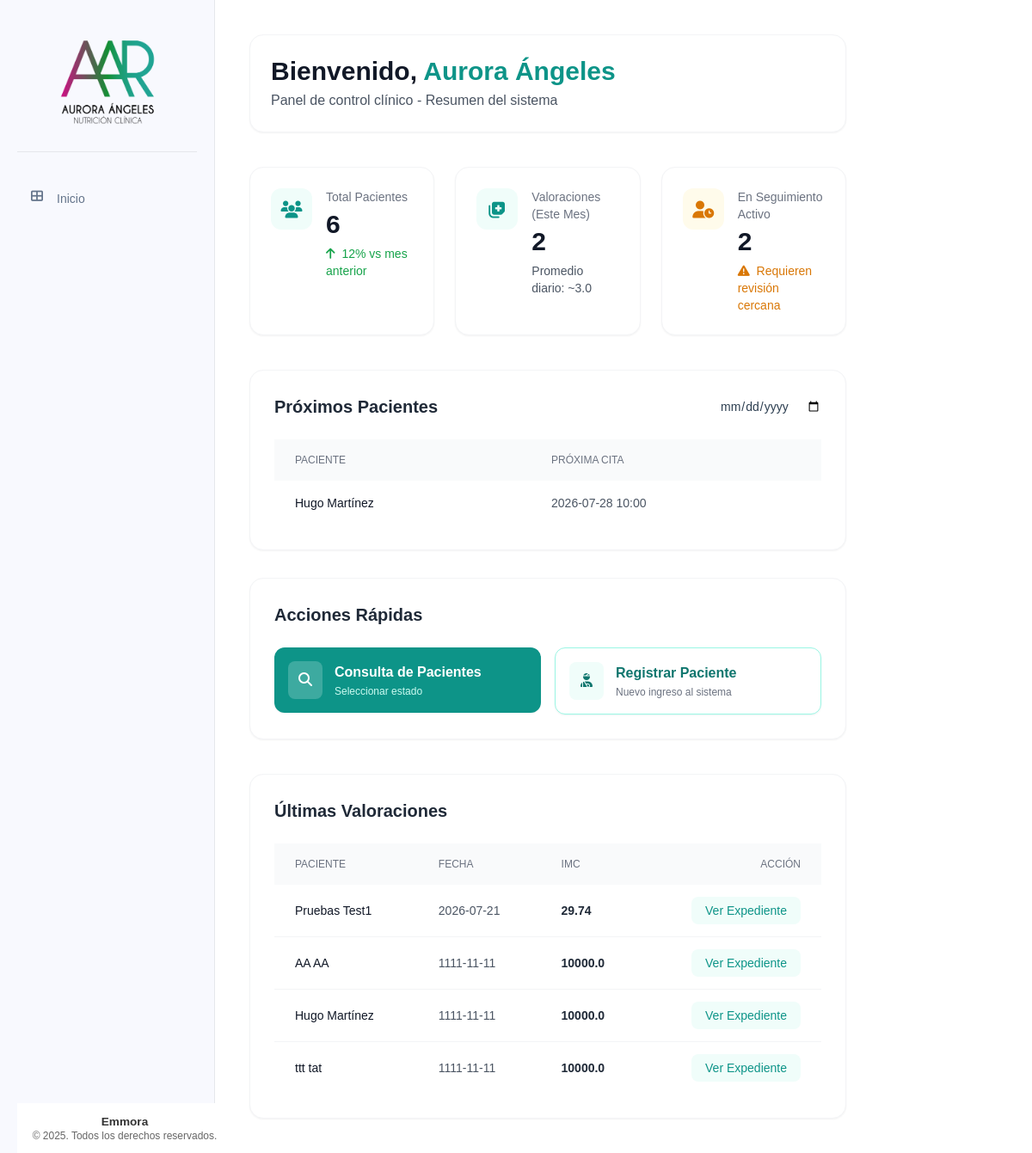
Before: / with the older database file.
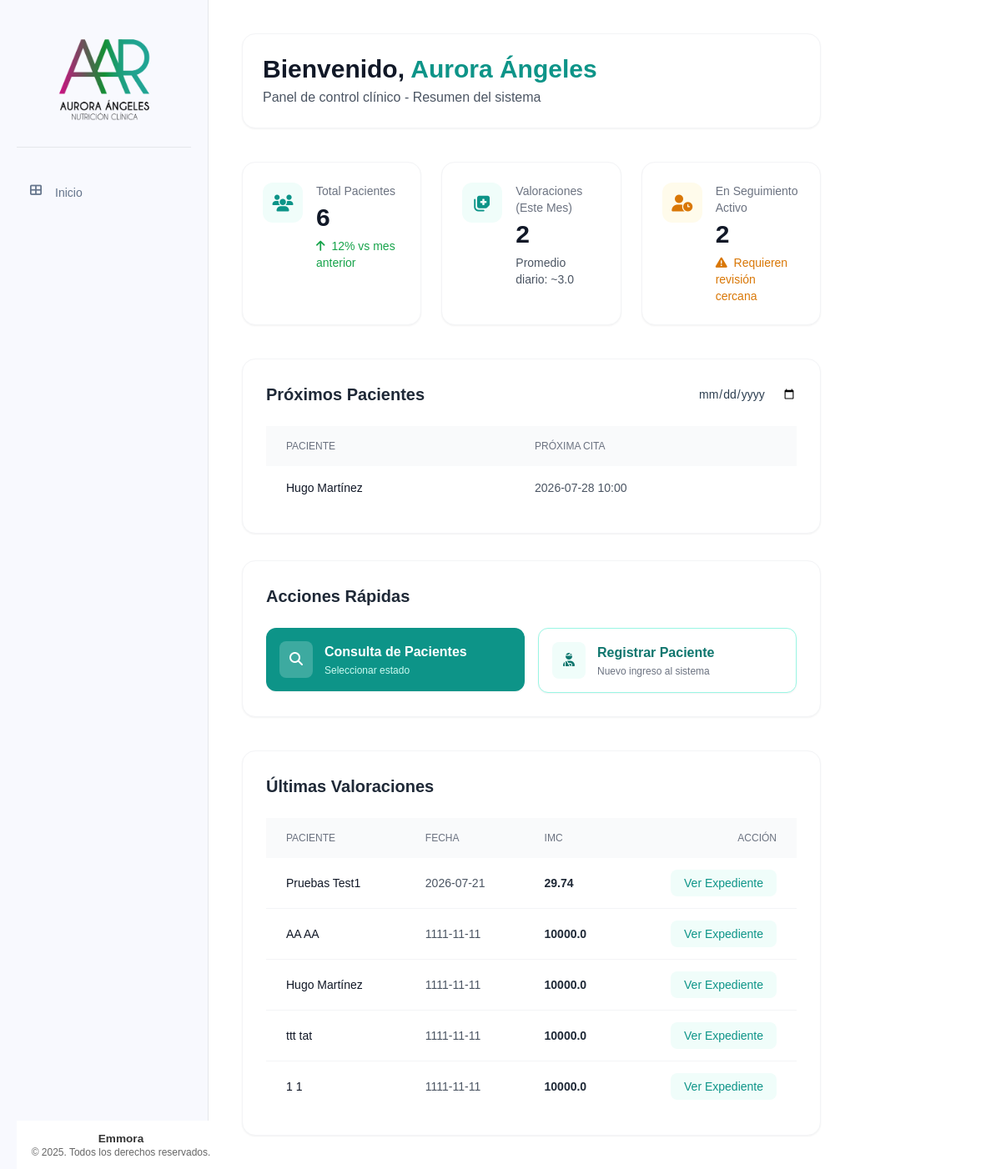
After: the same page with the newer database file.
### tables this page shows
CREATE TABLE pacientes (
    id INTEGER PRIMARY KEY AUTOINCREMENT,
    nombre TEXT NOT NULL,
    apellido_paterno TEXT NOT NULL,
    apellido_materno TEXT NOT NULL,
    fecha_nacimiento DATE NOT NULL,
    telefono TEXT NOT NULL,
    correo TEXT UNIQUE NOT NULL,
    ciudad TEXT NOT NULL,
    fecha_registro TIMESTAMP DEFAULT CURRENT_TIMESTAMP,
    status TEXT NOT NULL DEFAULT 'activo' CHECK (status IN ('activo', 'inactivo'))
);

CREATE TABLE valoracion_antropometrica (
    id INTEGER PRIMARY KEY AUTOINCREMENT,
    paciente_id INTEGER NOT NULL,
    numero_cita INTEGER NOT NULL,
    fecha DATE NOT NULL,
    estatura FLOAT NOT NULL,
    peso FLOAT NOT NULL,
    imc FLOAT NOT NULL,
    grasa FLOAT NOT NULL,
    cintura FLOAT NOT NULL,
    torax FLOAT NOT NULL,
    brazo FLOAT NOT NULL,
    cadera FLOAT NOT NULL,
    pierna FLOAT NOT NULL,
    pantorrilla FLOAT NOT NULL,
    tension_arterial TEXT NOT NULL,
    frecuencia_cardiaca INTEGER NOT NULL,
    bicep FLOAT NOT NULL,
    tricep FLOAT NOT NULL,
    suprailiaco FLOAT NOT NULL,
    subescapular FLOAT NOT NULL,
    femoral FLOAT,
    porcentaje_grasa TEXT NOT NULL,
    --porcentaje_grasa_fem FLOAT NOT NULL,
    ultima_dieta TEXT,
    FOREIGN KEY (paciente_id) REFERENCES pacientes (id)
);

### app/controllers/main.py (the view)
@main.route('/')
def index():
    total_pacientes = Paciente.contar_activos()
    valoraciones_mes = ValoracionAntropometrica.contar_mes_vigente()
    pacientes_seguimiento = Paciente.contar_en_seguimiento()
    proximos_pacientes = Paciente.obtener_proximos(limite=5)
    actividad_reciente = ValoracionAntropometrica.obtener_recientes(limite=5)
    return render_template('base/index.html',
                           total_pacientes=total_pacientes,
                           valoraciones_mes=valoraciones_mes,
                           pacientes_seguimiento=pacientes_seguimiento,
                           proximos_pacientes=proximos_pacientes,
                           actividad_reciente=actividad_reciente)

### app/db.py (called while the page is built)
def get_db():
    if 'db' not in g:
        try:
            g.db = sqlite3.connect(
                'pacientes.db',
                detect_types=sqlite3.PARSE_DECLTYPES
            )
            g.db.row_factory = sqlite3.Row
        except sqlite3.Error as e:
            logger.error(f"Error crítico al conectar con la base de datos SQLite: {e}")
            raise e
    return g.db

def query_db(query, args=(), one=False):
    try:
        cur = get_db().execute(query, args)
        rv = cur.fetchall()
        cur.close()
        return (rv[0] if rv else None) if one else rv
    except sqlite3.Error as e:
        logger.error(f"Error al ejecutar query: {query}. Args: {args}. Detalle: {e}")
        raise e

### app/models/paciente.py (called while the page is built)
    @staticmethod
    def contar_activos():
        return query_db("SELECT COUNT(*) as total FROM pacientes WHERE status = 'activo'", one=True)['total']

### app/models/valoracion_antropometrica.py (called while the page is built)
    @staticmethod
    def contar_mes_vigente():
        return query_db('''
            SELECT COUNT(*) as total
            FROM valoracion_antropometrica
            WHERE strftime('%Y-%m', fecha) = strftime('%Y-%m', 'now')
        ''', one=True)['total']

### app/templates/base/index.html (shortened to what the changed rows need)
{% extends "base/base.html" %}
{% block content %}
<header class="flex flex-col md:flex-row md:items-center justify-between gap-4 bg-white p-6 rounded-2xl shadow-sm border border-gray-100">
    <div>
        <h1 class="text-3xl font-bold text-gray-900">Bienvenido, <span class="text-teal-600">Aurora Ángeles</span></h1>
    </div>
</header>
<section class="grid grid-cols-1 xl:grid-cols-3 gap-8 items-start">
    <div class="xl:col-span-2 bg-white p-7 rounded-2xl shadow-sm border border-gray-100">
        <div class="flex items-center justify-between mb-6">
            <h2 class="text-xl font-semibold text-gray-800">Próximos Pacientes</h2>
        </div>
        <div class="overflow-x-auto">
            <table class="w-full text-sm text-left">
                <thead class="text-xs text-gray-500 uppercase bg-gray-50 rounded-lg">
                    <tr>
                        <th class="px-6 py-4 font-medium">Paciente</th>
                        <th class="px-6 py-4 font-medium">Próxima Cita</th>
                    </tr>
                </thead>
                <tbody class="divide-y divide-gray-100">
                    {% for p in proximos_pacientes %}
                    <tr class="bg-white hover:bg-gray-50/50 transition-colors">
                        <td class="px-6 py-4 font-medium text-gray-900">{{ p.nombre }} {{ p.apellido_paterno }}</td>
                        <td class="px-6 py-4 text-gray-600">{{ p.proxima_cita }}</td>
                    </tr>
                    {% endfor %}
                </tbody>
            </table>
        </div>
    </div>
    <aside class="bg-white p-7 rounded-2xl shadow-sm border border-gray-100 space-y-6">
        <h2 class="text-xl font-semibold text-gray-800">Acciones Rápidas</h2>
    </aside>
</section>
<section class="bg-white p-7 rounded-2xl shadow-sm border border-gray-100">
    <div class="mb-6">
        <h2 class="text-xl font-semibold text-gray-800">Últimas Valoraciones</h2>
    </div>
    <div class="overflow-x-auto relative no-scrollbar">
        <table class="w-full text-sm text-left">
            <thead class="text-xs text-gray-500 uppercase bg-gray-50 rounded-lg">
                <tr>
                    <th scope="col" class="px-6 py-4 font-medium">Paciente</th>
                    <th scope="col" class="px-6 py-4 font-medium">Fecha</th>
                    <th scope="col" class="px-6 py-4 font-medium">IMC</th>
                    <th scope="col" class="px-6 py-4 font-medium text-right">Acción</th>
                </tr>
            </thead>
            <tbody class="divide-y divide-gray-100">
                {% for val in actividad_reciente %}
                <tr class="bg-white hover:bg-gray-50/50 transition-colors">
                    <td class="px-6 py-5 font-medium text-gray-900">
                        {{ val.nombre }} {{ val.apellido_paterno }}
                    </td>
                    <td class="px-6 py-5 text-gray-600">{{ val.fecha }}</td>
                    <td class="px-6 py-5 font-semibold text-gray-800">{{ val.imc }}</td>
                    <td class="px-6 py-5 text-right">
                        <a href="{{ url_for('pacientes.detalle_paciente', id=val.paciente_id) }}" class="text-teal-600 hover:text-teal-900 font-medium bg-teal-50 hover:bg-teal-100 px-4 py-2 rounded-lg transition">Ver Expediente</a>
                    </td>
                </tr>
                {% endfor %}
            </tbody>
        </table>
    </div>
</section>
{% endblock %}

Changed rows visible on the page:
added valoracion_antropometrica: nombre "1", apellido_paterno "1", fecha "1111-11-11", imc "10000.0"
